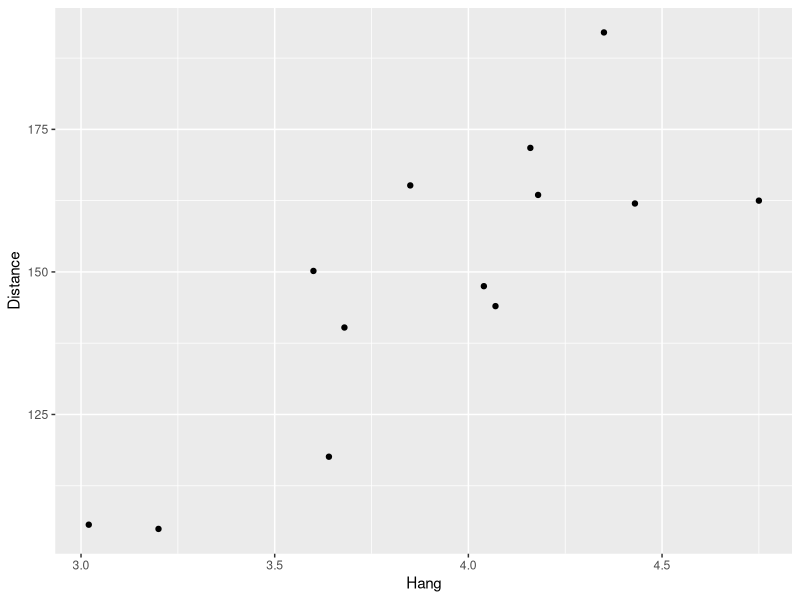
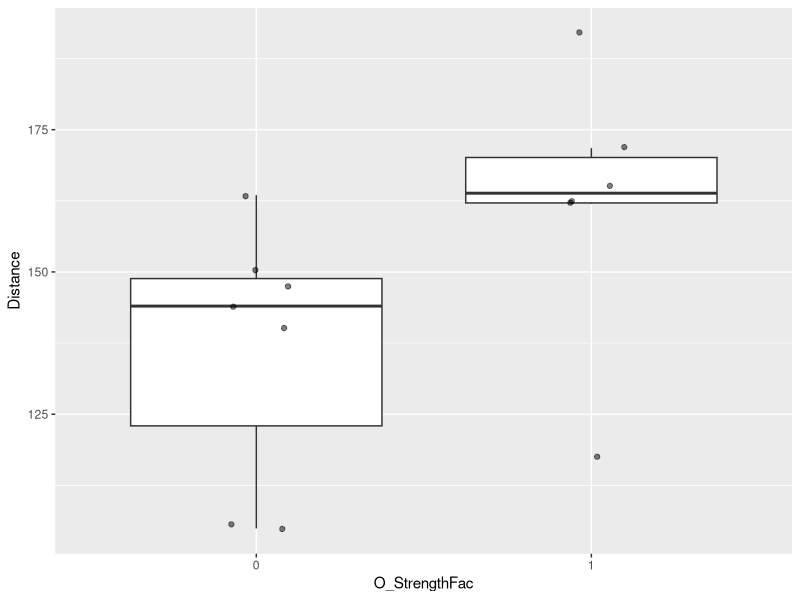
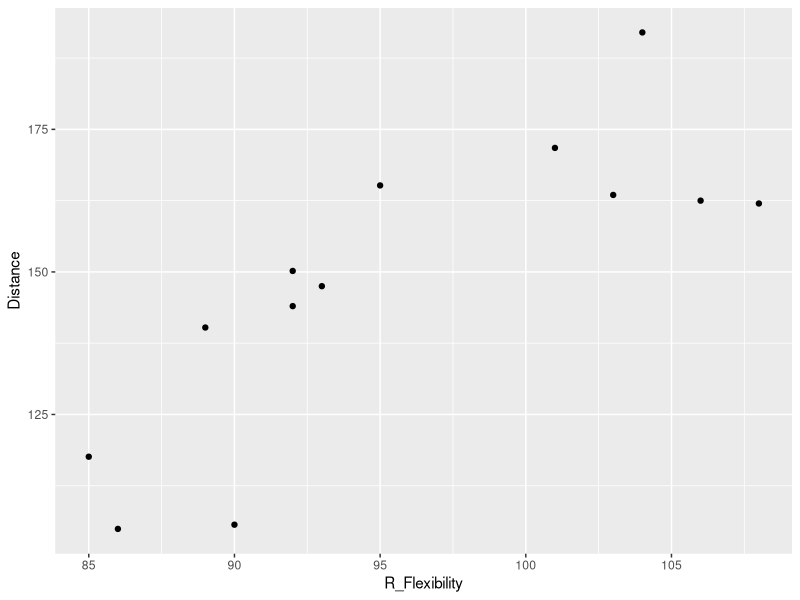

These charts were generated, in order, by the following R code:
## ---- chunk 1
# I set some GLOBAL R chunk options here.
#   (to hide this message add "echo=FALSE" to the code chunk options)

knitr::opts_chunk$set(comment = NA, message = FALSE, warning = FALSE, width = 100)
knitr::opts_chunk$set(fig.align = "center", fig.height = 4, fig.width = 6)

#knitr::opts_chunk$set(cache = TRUE, autodep=TRUE)
## ---- chunk 2
library(tidyverse)

# First, download the data to your computer,
#   save in the same folder as this Rmd file.

# read the data
dat_punt <- readr::read_csv("ADA2_CL_01_punting.csv", skip = 1)
str(dat_punt)
#dat_punt
## ---- chunk 3
# I'll get you started with the code, the rest is up to you.
summary(dat_punt)
apply(dat_punt, 2, table)
## ---- chunk 4
pLS <- ecdf(dat_punt$L_Strength)
pLS_110 <- pLS(110) - pLS(100)
## ---- chunk 5
pLF <- ecdf(dat_punt$L_Flexibility)
pLF_106 <- pLF(106) - pLF(105)
## ---- chunk 6
OS_mode <- dat_punt %>%
  group_by(O_Strength) %>%
  summarize(count = n()) %>%
  arrange(desc(count)) %>%
  slice(1) %>% 
  pull(O_Strength)
## ---- chunk 7
# plot distance by hang
library(ggplot2)
p <- ggplot(dat_punt, aes(x = Hang , y = Distance)) + 
  geom_point()
# ...
print(p)
## ---- chunk 8
dhcor <- cor(dat_punt$Distance, dat_punt$Hang)
dhct <- cor.test(x = dat_punt$Distance, dat_punt$Hang)

## ---- chunk 9
library(magrittr)
# create categorical variable
dat_punt %<>% 
  mutate(O_StrengthFac = as.factor(ifelse(O_Strength < 200, 0, 1)))
## ---- chunk 10
# plot distance by strength group
library(ggplot2)
 p <- ggplot(dat_punt, aes(y = Distance, x = O_StrengthFac)) + 
   geom_boxplot(outlier.shape = NA) + 
   geom_point(position=position_jitter(width = 0.1), alpha = 0.5) 
print(p)
## ---- chunk 11
tt <- t.test(Distance ~ O_StrengthFac, data = dat_punt, var.equal = TRUE )
tt
## ---- chunk 12
library(ggplot2)
 p <- ggplot(dat_punt, aes(x = R_Flexibility , y = Distance )) +
  geom_point()
 print(p)
## ---- chunk 13
an1 <- lm(Distance ~ R_Flexibility, data = dat_punt)
sum1 <- summary(an1)
sum1

## ---- chunk 14
dat_punt %<>%
  rowwise %>%
  dplyr::mutate(O_Flexibility = mean(c(L_Flexibility, R_Flexibility)))
